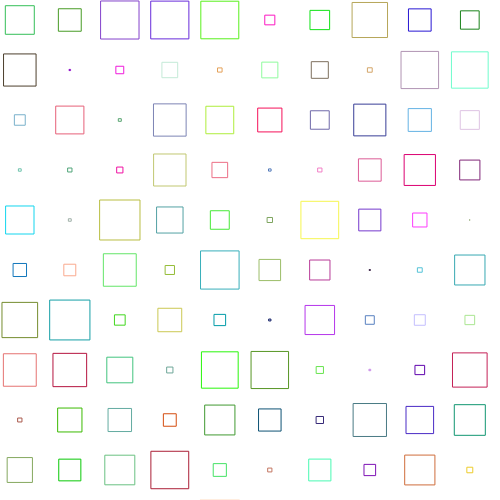
Frame 1 (no input)
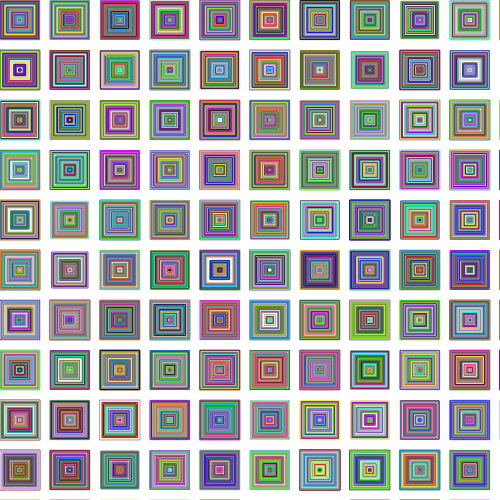
Frame 60 (no input)
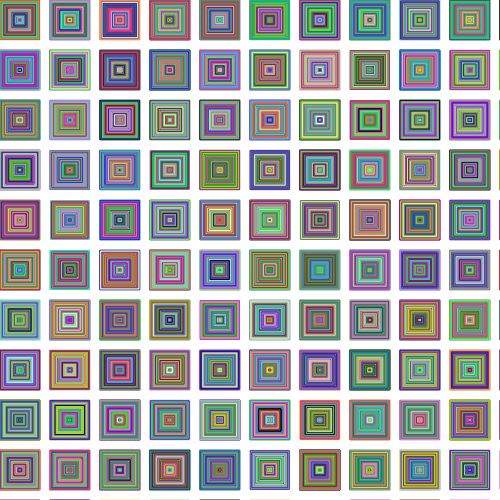
Frame 120 (the mouse pressed at the canvas centre since frame 60)

The p5.js sketch that drew these frames (run headless with seeded random() and noise() and a simulated clock; from frame 60 on, the mouse is pressed at the canvas centre):

// p5.js sketch
// ── sketch.js

function setup() {
  createCanvas(500, 500);
  rectMode(CENTER);
  noFill();
}

function draw() {

  for (let x = 0; x < 15; x++) {
    for (let y = 0; y < 15; y++) {
        s = random(40);
        stroke(random(255), random(255), random(255));

        rect(x*50+20, y*50+20, s);

    }
  }
}
